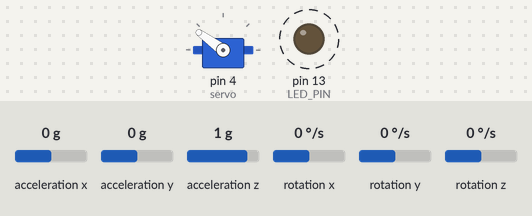
The sketch below on a simulated Arduino Uno, built with avr-gcc and run on an emulated ATmega328P. Parts: servo, output pins drawn as LEDs (lit = HIGH). Dashed ring = blinking. The test bench sets the inputs (shaded band); at power-on: acceleration x 0 g, acceleration y 0 g, acceleration z 1 g, rotation z 0 °/s, rotation x 0 °/s, rotation y 0 °/s. Random numbers use the default seed unless the sketch sets one; what the sketch prints to the serial monitor is not drawn.

Above: at 1.4 s.
1.5 s: acceleration x set to -1.4 g
At 1.67 s:
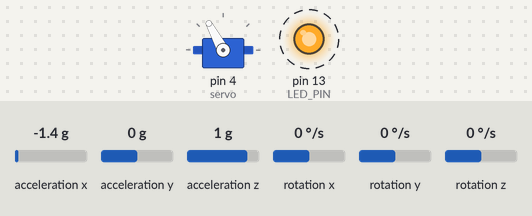
4.5 s: acceleration y set to 0.8 g
At 4.99 s:
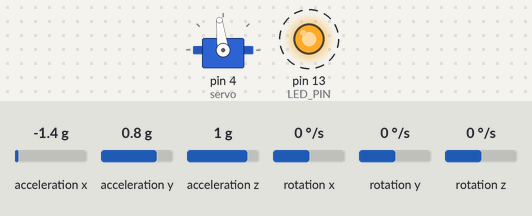
7.5 s: acceleration z set to -1.4 g
At 7.71 s:
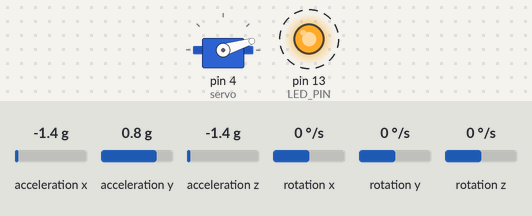
10.5 s: acceleration x set to 0 g
At 11.94 s:
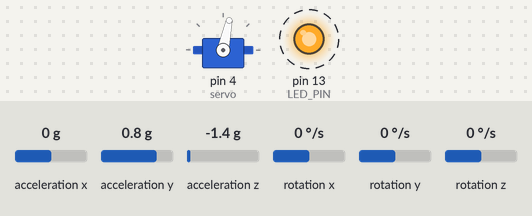
13.5 s: rotation z set to -192 °/s
16.5 s: rotation x set to -192 °/s
Timing chart, 0 to 20.5 s (numbered marks = the images above; inputs shaded):
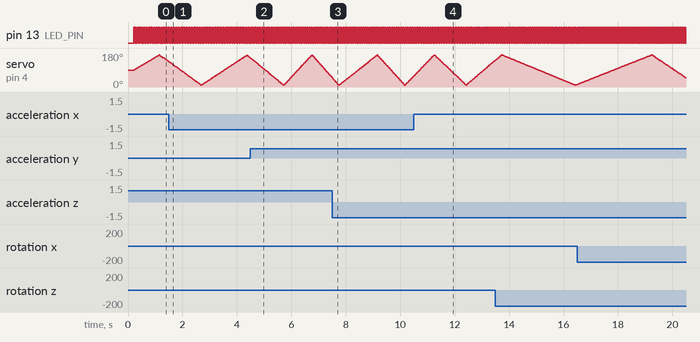

The sketch:

sweepWithMPUNormalServo.ino
```cpp
#include "Wire.h"
#include "MPU6050.h"
#include "Servo.h"

MPU6050 accelgyro;
Servo servo;

bool ledMode = false;
int LED_PIN = 13;

float servoPos = 90;
float servoDir = 1;

long lastUpdateMillis = 0;
long interval = 10;

int16_t ax, ay, az;
int16_t gx, gy, gz;

#define OUTPUT_READABLE_ACCELGYRO

void setup() {
  // put your setup code here, to run once:
  Wire.begin();

  Serial.begin(115200);

  pinMode(LED_PIN,OUTPUT);

  servo.attach(4);
  servo.write(90);
  delay(200);

  Serial.println("Initializing I2C devices...");
  accelgyro.initialize();

  Serial.println("Testing device connections");
  Serial.println(accelgyro.testConnection() ? "MPU6050 connection successfull" : "MPU6050 connection failed");

  Serial.println("Updating internal sensor offsets...");
  Serial.print(accelgyro.getXAccelOffset()); Serial.print("\t"); // -76
  Serial.print(accelgyro.getYAccelOffset()); Serial.print("\t"); // -2359
  Serial.print(accelgyro.getZAccelOffset()); Serial.print("\t"); // 1688
  Serial.print(accelgyro.getXGyroOffset()); Serial.print("\t"); // 0
  Serial.print(accelgyro.getYGyroOffset()); Serial.print("\t"); // 0
  Serial.print(accelgyro.getZGyroOffset()); Serial.print("\t"); // 0

  accelgyro.setXGyroOffset(accelgyro.getXAccelOffset());
  accelgyro.setYGyroOffset(accelgyro.getYAccelOffset());
  accelgyro.setZGyroOffset(accelgyro.getZAccelOffset());
}

void loop() {

  accelgyro.getMotion6(&ax, &ay, &az, &gx, &gy, &gz);
  Serial.print(ax); Serial.print("\t");
  Serial.print(ay); Serial.print("\t");
  Serial.print(az); Serial.print("\t");
  Serial.print(gx); Serial.print("\t");
  Serial.print(gy); Serial.print("\t");
  Serial.print(gz); Serial.print("\t");
  Serial.print(servoPos); Serial.print("\t");
  Serial.println(servoDir);

  if(lastUpdateMillis + interval < millis()){
    lastUpdateMillis = millis();

    ledMode = !ledMode;
    digitalWrite(LED_PIN, ledMode);

    if(servoPos >= 170.0 || servoPos <= 10.0){
      servoDir *= float(random(5,20)) / -10.0;

      if(abs(servoDir) > 2){
        servoDir *= 0.7;
      }
      if(abs(servoDir) < 0.2){
        servoDir *= 1.3;
      }

      while(servoPos >= 170 || servoPos <= 10.0){
        servoPos += servoDir;
      }
    }
    servoPos += servoDir;

    servo.write(servoPos);
  }

}
```

Measured:
- by itself, pin 13 (LED_PIN): alternates HIGH for 0.01 s and LOW for 0.01 s
- by itself, servo on pin 4 (servo): rises from 13° to 170° in 2.7 s, then falls to 50° in 1.2 s
